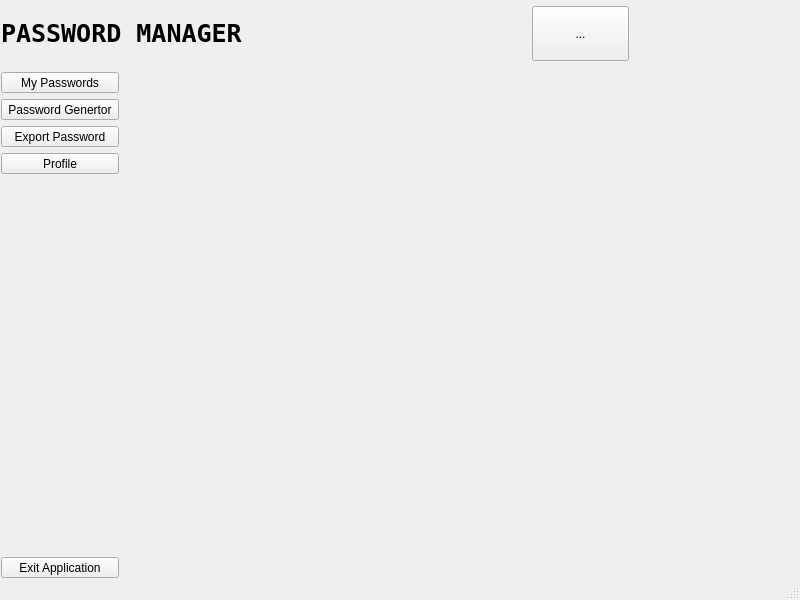
<?xml version="1.0" encoding="UTF-8"?>
<ui version="4.0">
 <class>MainWindow</class>
 <widget class="QMainWindow" name="MainWindow">
  <property name="geometry">
   <rect>
    <x>0</x>
    <y>0</y>
    <width>800</width>
    <height>600</height>
   </rect>
  </property>
  <property name="windowTitle">
   <string>MainWindow</string>
  </property>
  <widget class="QWidget" name="centralwidget">
   <layout class="QVBoxLayout" name="verticalLayout">
    <property name="spacing">
     <number>1</number>
    </property>
    <property name="leftMargin">
     <number>1</number>
    </property>
    <property name="topMargin">
     <number>1</number>
    </property>
    <property name="rightMargin">
     <number>1</number>
    </property>
    <property name="bottomMargin">
     <number>0</number>
    </property>
    <item>
     <widget class="QWidget" name="topWidget" native="true">
      <property name="minimumSize">
       <size>
        <width>0</width>
        <height>70</height>
       </size>
      </property>
      <property name="maximumSize">
       <size>
        <width>16777215</width>
        <height>100</height>
       </size>
      </property>
      <property name="class" stdset="0">
       <string>topWidget</string>
      </property>
      <layout class="QHBoxLayout" name="horizontalLayout_2">
       <property name="leftMargin">
        <number>0</number>
       </property>
       <property name="topMargin">
        <number>5</number>
       </property>
       <property name="rightMargin">
        <number>9</number>
       </property>
       <property name="bottomMargin">
        <number>10</number>
       </property>
       <item>
        <widget class="QLabel" name="applicationLabel">
         <property name="maximumSize">
          <size>
           <width>16777215</width>
           <height>50</height>
          </size>
         </property>
         <property name="font">
          <font>
           <family>NSimSun</family>
           <pointsize>19</pointsize>
           <weight>75</weight>
           <bold>true</bold>
          </font>
         </property>
         <property name="text">
          <string>PASSWORD MANAGER</string>
         </property>
         <property name="class" stdset="0">
          <string>headerLabel</string>
         </property>
        </widget>
       </item>
       <item>
        <spacer name="horizontalSpacer">
         <property name="orientation">
          <enum>Qt::Horizontal</enum>
         </property>
         <property name="sizeHint" stdset="0">
          <size>
           <width>40</width>
           <height>20</height>
          </size>
         </property>
        </spacer>
       </item>
       <item>
        <widget class="QWidget" name="userPictuce" native="true">
         <property name="sizePolicy">
          <sizepolicy hsizetype="Fixed" vsizetype="Preferred">
           <horstretch>0</horstretch>
           <verstretch>0</verstretch>
          </sizepolicy>
         </property>
         <property name="minimumSize">
          <size>
           <width>220</width>
           <height>0</height>
          </size>
         </property>
         <property name="class" stdset="0">
          <string>signedInUserWidget</string>
         </property>
         <layout class="QHBoxLayout" name="horizontalLayout_3">
          <property name="leftMargin">
           <number>10</number>
          </property>
          <property name="topMargin">
           <number>0</number>
          </property>
          <property name="rightMargin">
           <number>10</number>
          </property>
          <property name="bottomMargin">
           <number>0</number>
          </property>
          <item>
           <widget class="QWidget" name="signedUserWidget" native="true">
            <property name="minimumSize">
             <size>
              <width>60</width>
              <height>0</height>
             </size>
            </property>
            <layout class="QVBoxLayout" name="verticalLayout_4">
             <item>
              <widget class="QLabel" name="usernameLabel">
               <property name="font">
                <font>
                 <pointsize>10</pointsize>
                 <weight>75</weight>
                 <bold>true</bold>
                </font>
               </property>
               <property name="text">
                <string/>
               </property>
               <property name="alignment">
                <set>Qt::AlignCenter</set>
               </property>
               <property name="class" stdset="0">
                <string>userInfoLabel</string>
               </property>
              </widget>
             </item>
             <item>
              <widget class="QLabel" name="passwordsCountLabel">
               <property name="font">
                <font>
                 <pointsize>8</pointsize>
                </font>
               </property>
               <property name="text">
                <string/>
               </property>
               <property name="class" stdset="0">
                <string>userInfoLabel</string>
               </property>
              </widget>
             </item>
            </layout>
           </widget>
          </item>
          <item>
           <widget class="QToolButton" name="userPictureToolButton">
            <property name="sizePolicy">
             <sizepolicy hsizetype="Preferred" vsizetype="Preferred">
              <horstretch>0</horstretch>
              <verstretch>0</verstretch>
             </sizepolicy>
            </property>
            <property name="text">
             <string>...</string>
            </property>
            <property name="icon">
             <iconset resource="icons.qrc">
              <normaloff>:/icons/iconfinder_30.User_290120.png</normaloff>:/icons/iconfinder_30.User_290120.png</iconset>
            </property>
            <property name="iconSize">
             <size>
              <width>60</width>
              <height>60</height>
             </size>
            </property>
            <property name="class" stdset="0">
             <string>simpleIcon</string>
            </property>
           </widget>
          </item>
         </layout>
        </widget>
       </item>
       <item>
        <widget class="QWidget" name="timeWidget" native="true">
         <property name="minimumSize">
          <size>
           <width>145</width>
           <height>0</height>
          </size>
         </property>
         <property name="class" stdset="0">
          <string>timeWidget</string>
         </property>
         <layout class="QVBoxLayout" name="verticalLayout_3">
          <property name="spacing">
           <number>4</number>
          </property>
          <property name="leftMargin">
           <number>5</number>
          </property>
          <property name="topMargin">
           <number>9</number>
          </property>
          <property name="rightMargin">
           <number>5</number>
          </property>
          <property name="bottomMargin">
           <number>9</number>
          </property>
          <item>
           <widget class="QLabel" name="timeLabel">
            <property name="text">
             <string/>
            </property>
            <property name="alignment">
             <set>Qt::AlignCenter</set>
            </property>
            <property name="class" stdset="0">
             <string>timeLabel</string>
            </property>
           </widget>
          </item>
          <item>
           <widget class="QLabel" name="dateLabel">
            <property name="text">
             <string/>
            </property>
            <property name="alignment">
             <set>Qt::AlignCenter</set>
            </property>
            <property name="class" stdset="0">
             <string>timeLabel</string>
            </property>
           </widget>
          </item>
         </layout>
        </widget>
       </item>
      </layout>
     </widget>
    </item>
    <item>
     <widget class="QWidget" name="mainWidget" native="true">
      <layout class="QHBoxLayout" name="horizontalLayout">
       <property name="leftMargin">
        <number>0</number>
       </property>
       <property name="topMargin">
        <number>0</number>
       </property>
       <property name="rightMargin">
        <number>0</number>
       </property>
       <property name="bottomMargin">
        <number>0</number>
       </property>
       <item>
        <widget class="QWidget" name="buttonsWidget" native="true">
         <property name="sizePolicy">
          <sizepolicy hsizetype="Maximum" vsizetype="Preferred">
           <horstretch>0</horstretch>
           <verstretch>0</verstretch>
          </sizepolicy>
         </property>
         <property name="minimumSize">
          <size>
           <width>0</width>
           <height>0</height>
          </size>
         </property>
         <property name="class" stdset="0">
          <string>buttonWidget</string>
         </property>
         <layout class="QVBoxLayout" name="verticalLayout_2">
          <property name="leftMargin">
           <number>0</number>
          </property>
          <property name="topMargin">
           <number>0</number>
          </property>
          <property name="rightMargin">
           <number>0</number>
          </property>
          <property name="bottomMargin">
           <number>0</number>
          </property>
          <item>
           <widget class="QToolButton" name="myPasswordsToolButton">
            <property name="sizePolicy">
             <sizepolicy hsizetype="Preferred" vsizetype="Fixed">
              <horstretch>0</horstretch>
              <verstretch>0</verstretch>
             </sizepolicy>
            </property>
            <property name="minimumSize">
             <size>
              <width>0</width>
              <height>0</height>
             </size>
            </property>
            <property name="maximumSize">
             <size>
              <width>16777215</width>
              <height>16777215</height>
             </size>
            </property>
            <property name="text">
             <string>My Passwords</string>
            </property>
            <property name="icon">
             <iconset resource="icons.qrc">
              <normaloff>:/icons/protection.png</normaloff>
              <normalon>:/icons/protection.png</normalon>:/icons/protection.png</iconset>
            </property>
            <property name="iconSize">
             <size>
              <width>60</width>
              <height>60</height>
             </size>
            </property>
            <property name="checkable">
             <bool>true</bool>
            </property>
            <property name="toolButtonStyle">
             <enum>Qt::ToolButtonTextUnderIcon</enum>
            </property>
            <property name="class" stdset="0">
             <string>mainButton</string>
            </property>
           </widget>
          </item>
          <item>
           <widget class="QToolButton" name="passwordGeneratorToolButton">
            <property name="sizePolicy">
             <sizepolicy hsizetype="Preferred" vsizetype="Fixed">
              <horstretch>0</horstretch>
              <verstretch>0</verstretch>
             </sizepolicy>
            </property>
            <property name="minimumSize">
             <size>
              <width>0</width>
              <height>0</height>
             </size>
            </property>
            <property name="maximumSize">
             <size>
              <width>16777215</width>
              <height>16777215</height>
             </size>
            </property>
            <property name="text">
             <string>Password Genertor</string>
            </property>
            <property name="icon">
             <iconset resource="icons.qrc">
              <normaloff>:/icons/electric-generator.png</normaloff>
              <normalon>:/icons/electric-generator.png</normalon>:/icons/electric-generator.png</iconset>
            </property>
            <property name="iconSize">
             <size>
              <width>60</width>
              <height>60</height>
             </size>
            </property>
            <property name="checkable">
             <bool>true</bool>
            </property>
            <property name="toolButtonStyle">
             <enum>Qt::ToolButtonTextUnderIcon</enum>
            </property>
            <property name="class" stdset="0">
             <string>mainButton</string>
            </property>
           </widget>
          </item>
          <item>
           <widget class="QToolButton" name="ExportToolButton">
            <property name="sizePolicy">
             <sizepolicy hsizetype="Preferred" vsizetype="Preferred">
              <horstretch>0</horstretch>
              <verstretch>0</verstretch>
             </sizepolicy>
            </property>
            <property name="text">
             <string>Export Password</string>
            </property>
            <property name="icon">
             <iconset resource="icons.qrc">
              <normaloff>:/icons/export.png</normaloff>:/icons/export.png</iconset>
            </property>
            <property name="iconSize">
             <size>
              <width>60</width>
              <height>60</height>
             </size>
            </property>
            <property name="checkable">
             <bool>true</bool>
            </property>
            <property name="toolButtonStyle">
             <enum>Qt::ToolButtonTextUnderIcon</enum>
            </property>
            <property name="class" stdset="0">
             <string>mainButton</string>
            </property>
           </widget>
          </item>
          <item>
           <widget class="QToolButton" name="profileToolButton">
            <property name="sizePolicy">
             <sizepolicy hsizetype="Preferred" vsizetype="Preferred">
              <horstretch>0</horstretch>
              <verstretch>0</verstretch>
             </sizepolicy>
            </property>
            <property name="text">
             <string>Profile</string>
            </property>
            <property name="icon">
             <iconset resource="icons.qrc">
              <normaloff>:/icons/profile.png</normaloff>:/icons/profile.png</iconset>
            </property>
            <property name="iconSize">
             <size>
              <width>60</width>
              <height>60</height>
             </size>
            </property>
            <property name="checkable">
             <bool>true</bool>
            </property>
            <property name="toolButtonStyle">
             <enum>Qt::ToolButtonTextUnderIcon</enum>
            </property>
            <property name="class" stdset="0">
             <string>mainButton</string>
            </property>
           </widget>
          </item>
          <item>
           <spacer name="verticalSpacer">
            <property name="orientation">
             <enum>Qt::Vertical</enum>
            </property>
            <property name="sizeHint" stdset="0">
             <size>
              <width>20</width>
              <height>40</height>
             </size>
            </property>
           </spacer>
          </item>
          <item>
           <widget class="QToolButton" name="exitToolButton">
            <property name="sizePolicy">
             <sizepolicy hsizetype="Preferred" vsizetype="Preferred">
              <horstretch>0</horstretch>
              <verstretch>0</verstretch>
             </sizepolicy>
            </property>
            <property name="text">
             <string>Exit Application</string>
            </property>
            <property name="icon">
             <iconset resource="icons.qrc">
              <normaloff>:/icons/logout.png</normaloff>:/icons/logout.png</iconset>
            </property>
            <property name="iconSize">
             <size>
              <width>60</width>
              <height>60</height>
             </size>
            </property>
            <property name="toolButtonStyle">
             <enum>Qt::ToolButtonTextUnderIcon</enum>
            </property>
            <property name="class" stdset="0">
             <string>exitButton</string>
            </property>
           </widget>
          </item>
         </layout>
        </widget>
       </item>
       <item>
        <widget class="QStackedWidget" name="stackedWidget">
         <property name="currentIndex">
          <number>0</number>
         </property>
         <widget class="QWidget" name="passwordsTableWidget">
          <layout class="QVBoxLayout" name="verticalLayout_5">
           <item>
            <widget class="TableTab" name="firstWidget" native="true">
             <property name="sizePolicy">
              <sizepolicy hsizetype="Minimum" vsizetype="Preferred">
               <horstretch>0</horstretch>
               <verstretch>0</verstretch>
              </sizepolicy>
             </property>
             <layout class="QVBoxLayout" name="verticalLayout_6"/>
            </widget>
           </item>
          </layout>
         </widget>
         <widget class="GeneratorTab" name="passwordGeneratorWidget">
          <layout class="QVBoxLayout" name="verticalLayout_7"/>
         </widget>
         <widget class="QWidget" name="exportPasswordWidget">
          <widget class="QLabel" name="label_3">
           <property name="geometry">
            <rect>
             <x>250</x>
             <y>190</y>
             <width>201</width>
             <height>81</height>
            </rect>
           </property>
           <property name="text">
            <string>Export</string>
           </property>
          </widget>
         </widget>
         <widget class="QWidget" name="profileWidget">
          <widget class="QLabel" name="label_4">
           <property name="geometry">
            <rect>
             <x>90</x>
             <y>160</y>
             <width>161</width>
             <height>81</height>
            </rect>
           </property>
           <property name="text">
            <string>profile</string>
           </property>
          </widget>
         </widget>
        </widget>
       </item>
      </layout>
     </widget>
    </item>
   </layout>
  </widget>
  <widget class="QMenuBar" name="menubar">
   <property name="geometry">
    <rect>
     <x>0</x>
     <y>0</y>
     <width>800</width>
     <height>25</height>
    </rect>
   </property>
  </widget>
  <widget class="QStatusBar" name="statusbar"/>
 </widget>
 <customwidgets>
  <customwidget>
   <class>TableTab</class>
   <extends>QWidget</extends>
   <header>GUI/tabletab.h</header>
   <container>1</container>
  </customwidget>
  <customwidget>
   <class>GeneratorTab</class>
   <extends>QWidget</extends>
   <header>GUI/generatortab.h</header>
   <container>1</container>
  </customwidget>
 </customwidgets>
 <resources>
  <include location="icons.qrc"/>
 </resources>
 <connections/>
</ui>
